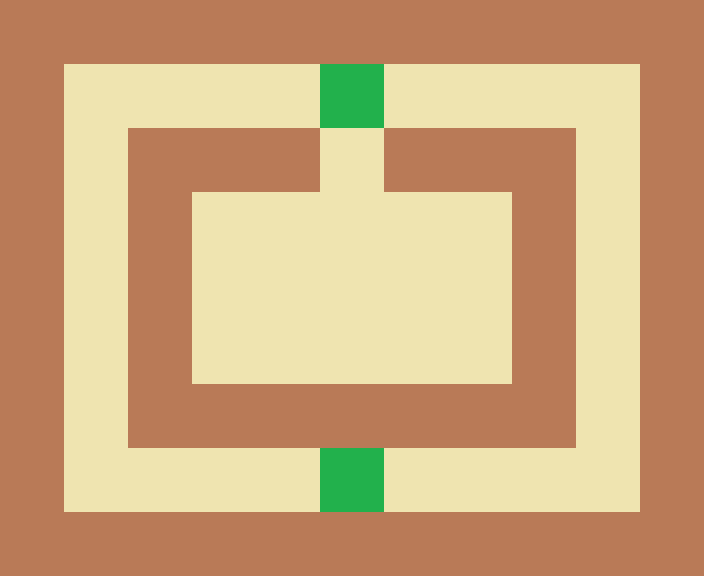

This game map was drawn from its Tiled (.tmx) file and the tilesets committed beside it. A one-line description and the full map source follow:
An orthogonal 11x9 tile map with 64x64 px tiles, 2 tile layers (tiles, enemies).

<map version="1.0" orientation="orthogonal" width="11" height="9" tilewidth="64" tileheight="64">
 <tileset firstgid="1" name="tiled" tilewidth="64" tileheight="64">
  <image source="../tiled.png" width="256" height="128" />
 </tileset>
 <layer name="tiles" width="11" height="9">
  <data>
   <tile gid="1" />
   <tile gid="1" />
   <tile gid="1" />
   <tile gid="1" />
   <tile gid="1" />
   <tile gid="1" />
   <tile gid="1" />
   <tile gid="1" />
   <tile gid="1" />
   <tile gid="1" />
   <tile gid="1" />
   <tile gid="1" />
   <tile gid="2" />
   <tile gid="2" />
   <tile gid="2" />
   <tile gid="2" />
   <tile gid="2" />
   <tile gid="2" />
   <tile gid="2" />
   <tile gid="2" />
   <tile gid="2" />
   <tile gid="1" />
   <tile gid="1" />
   <tile gid="2" />
   <tile gid="1" />
   <tile gid="1" />
   <tile gid="1" />
   <tile gid="2" />
   <tile gid="1" />
   <tile gid="1" />
   <tile gid="1" />
   <tile gid="2" />
   <tile gid="1" />
   <tile gid="1" />
   <tile gid="2" />
   <tile gid="1" />
   <tile gid="2" />
   <tile gid="2" />
   <tile gid="2" />
   <tile gid="2" />
   <tile gid="2" />
   <tile gid="1" />
   <tile gid="2" />
   <tile gid="1" />
   <tile gid="1" />
   <tile gid="2" />
   <tile gid="1" />
   <tile gid="2" />
   <tile gid="2" />
   <tile gid="2" />
   <tile gid="2" />
   <tile gid="2" />
   <tile gid="1" />
   <tile gid="2" />
   <tile gid="1" />
   <tile gid="1" />
   <tile gid="2" />
   <tile gid="1" />
   <tile gid="2" />
   <tile gid="2" />
   <tile gid="2" />
   <tile gid="2" />
   <tile gid="2" />
   <tile gid="1" />
   <tile gid="2" />
   <tile gid="1" />
   <tile gid="1" />
   <tile gid="2" />
   <tile gid="1" />
   <tile gid="1" />
   <tile gid="1" />
   <tile gid="1" />
   <tile gid="1" />
   <tile gid="1" />
   <tile gid="1" />
   <tile gid="2" />
   <tile gid="1" />
   <tile gid="1" />
   <tile gid="2" />
   <tile gid="2" />
   <tile gid="2" />
   <tile gid="2" />
   <tile gid="2" />
   <tile gid="2" />
   <tile gid="2" />
   <tile gid="2" />
   <tile gid="2" />
   <tile gid="1" />
   <tile gid="1" />
   <tile gid="1" />
   <tile gid="1" />
   <tile gid="1" />
   <tile gid="1" />
   <tile gid="1" />
   <tile gid="1" />
   <tile gid="1" />
   <tile gid="1" />
   <tile gid="1" />
   <tile gid="1" />
  </data>
 </layer>
 <layer name="enemies" width="11" height="9">
  <data>
   <tile gid="0" />
   <tile gid="0" />
   <tile gid="0" />
   <tile gid="0" />
   <tile gid="0" />
   <tile gid="0" />
   <tile gid="0" />
   <tile gid="0" />
   <tile gid="0" />
   <tile gid="0" />
   <tile gid="0" />
   <tile gid="0" />
   <tile gid="0" />
   <tile gid="0" />
   <tile gid="0" />
   <tile gid="0" />
   <tile gid="6" />
   <tile gid="0" />
   <tile gid="0" />
   <tile gid="0" />
   <tile gid="0" />
   <tile gid="0" />
   <tile gid="0" />
   <tile gid="0" />
   <tile gid="0" />
   <tile gid="0" />
   <tile gid="0" />
   <tile gid="0" />
   <tile gid="0" />
   <tile gid="0" />
   <tile gid="0" />
   <tile gid="0" />
   <tile gid="0" />
   <tile gid="0" />
   <tile gid="0" />
   <tile gid="0" />
   <tile gid="0" />
   <tile gid="0" />
   <tile gid="0" />
   <tile gid="0" />
   <tile gid="0" />
   <tile gid="0" />
   <tile gid="0" />
   <tile gid="0" />
   <tile gid="0" />
   <tile gid="0" />
   <tile gid="0" />
   <tile gid="0" />
   <tile gid="0" />
   <tile gid="0" />
   <tile gid="0" />
   <tile gid="0" />
   <tile gid="0" />
   <tile gid="0" />
   <tile gid="0" />
   <tile gid="0" />
   <tile gid="0" />
   <tile gid="0" />
   <tile gid="0" />
   <tile gid="0" />
   <tile gid="0" />
   <tile gid="0" />
   <tile gid="0" />
   <tile gid="0" />
   <tile gid="0" />
   <tile gid="0" />
   <tile gid="0" />
   <tile gid="0" />
   <tile gid="0" />
   <tile gid="0" />
   <tile gid="0" />
   <tile gid="0" />
   <tile gid="0" />
   <tile gid="0" />
   <tile gid="0" />
   <tile gid="0" />
   <tile gid="0" />
   <tile gid="0" />
   <tile gid="0" />
   <tile gid="0" />
   <tile gid="0" />
   <tile gid="0" />
   <tile gid="6" />
   <tile gid="0" />
   <tile gid="0" />
   <tile gid="0" />
   <tile gid="0" />
   <tile gid="0" />
   <tile gid="0" />
   <tile gid="0" />
   <tile gid="0" />
   <tile gid="0" />
   <tile gid="0" />
   <tile gid="0" />
   <tile gid="0" />
   <tile gid="0" />
   <tile gid="0" />
   <tile gid="0" />
   <tile gid="0" />
  </data>
 </layer>
</map>
